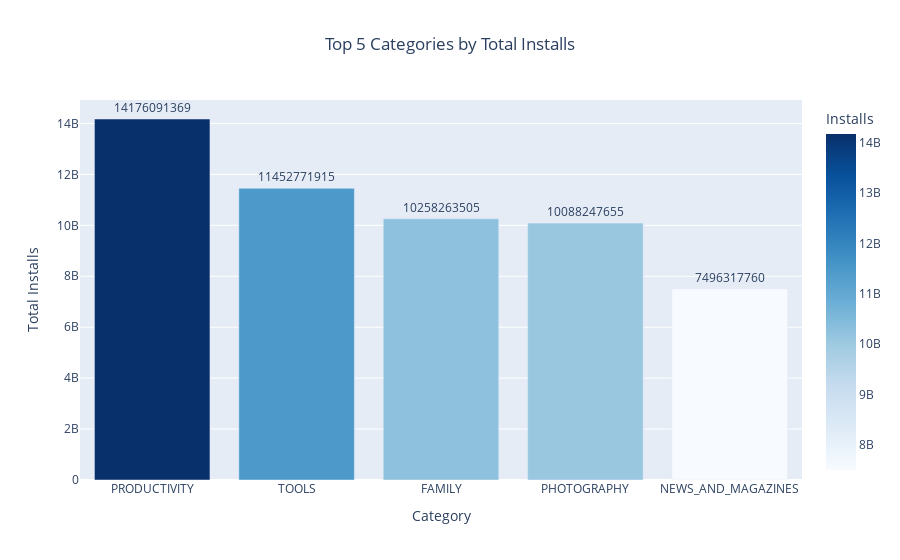

Notebook code cell kept with this figure:
### Code cell
import pandas as pd
import plotly.express as px
from datetime import datetime
import pytz

# -----------------------------
# Load Dataset
# -----------------------------
apps_df = pd.read_csv("googleplaystore.csv")

# -----------------------------
# Data Cleaning
# -----------------------------

# Clean 'Installs' column
apps_df['Installs'] = apps_df['Installs'].str.replace('[+,]', '', regex=True)
apps_df['Installs'] = pd.to_numeric(apps_df['Installs'], errors='coerce')

# Remove null values
apps_df = apps_df.dropna(subset=['Category', 'Installs'])

# -----------------------------
# Apply Category Filters
# -----------------------------

# Remove categories starting with A, C, G, S
apps_df = apps_df[~apps_df['Category'].str.startswith(('A', 'C', 'G', 'S'))]

# -----------------------------
# Top 5 Categories by Installs
# -----------------------------

top_categories = (
    apps_df.groupby('Category')['Installs']
    .sum()
    .sort_values(ascending=False)
    .head(5)
)

top_df = top_categories.reset_index()

# Highlight condition (>1 Million installs)
top_df['Highlight'] = top_df['Installs'] > 1_000_000

# -----------------------------
# Time Condition (6PM–8PM IST)
# -----------------------------

ist = pytz.timezone('Asia/Kolkata')
current_time = datetime.now(ist)
current_hour = current_time.hour

if 18 <= current_hour < 20:

    # -----------------------------
    # Bar Chart Visualization
    # -----------------------------
    
    fig = px.bar(
        top_df,
        x="Category",
        y="Installs",
        color="Installs",
        text="Installs",
        title="Top 5 Categories by Total Installs",
        color_continuous_scale="Blues"
    )

    fig.update_layout(
        title_x=0.5,
        xaxis_title="Category",
        yaxis_title="Total Installs"
    )

    fig.update_traces(textposition='outside')

    fig.show()

else:
    print("⛔ This visualization is available only between 6 PM and 8 PM IST.")

### Figure 1 — Plotly figure (JSON) as saved in the notebook; plotly's stock layout.template omitted (floating-point values rounded to 4 significant figures)
{"data": [{"hovertemplate": "Category=%{x}<br>Installs=%{marker.color}<extra></extra>", "legendgroup": "", "marker": {"color": [14180000000.0, 11450000000.0, 10260000000.0, 10090000000.0, 7496000000.0], "coloraxis": "coloraxis", "pattern": {"shape": ""}}, "name": "", "orientation": "v", "showlegend": false, "text": [14180000000.0, 11450000000.0, 10260000000.0, 10090000000.0, 7496000000.0], "textposition": "outside", "type": "bar", "x": ["PRODUCTIVITY", "TOOLS", "FAMILY", "PHOTOGRAPHY", "NEWS_AND_MAGAZINES"], "xaxis": "x", "y": [14180000000.0, 11450000000.0, 10260000000.0, 10090000000.0, 7496000000.0], "yaxis": "y"}], "layout": {"barmode": "relative", "coloraxis": {"colorbar": {"title": {"text": "Installs"}}, "colorscale": [[0, "rgb(247,251,255)"], [0.125, "rgb(222,235,247)"], [0.25, "rgb(198,219,239)"], [0.375, "rgb(158,202,225)"], [0.5, "rgb(107,174,214)"], [0.625, "rgb(66,146,198)"], [0.75, "rgb(33,113,181)"], [0.875, "rgb(8,81,156)"], [1, "rgb(8,48,107)"]]}, "legend": {"tracegroupgap": 0}, "title": {"text": "Top 5 Categories by Total Installs", "x": 0.5}, "xaxis": {"anchor": "y", "domain": [0, 1], "title": {"text": "Category"}}, "yaxis": {"anchor": "x", "domain": [0, 1], "title": {"text": "Total Installs"}}}}
